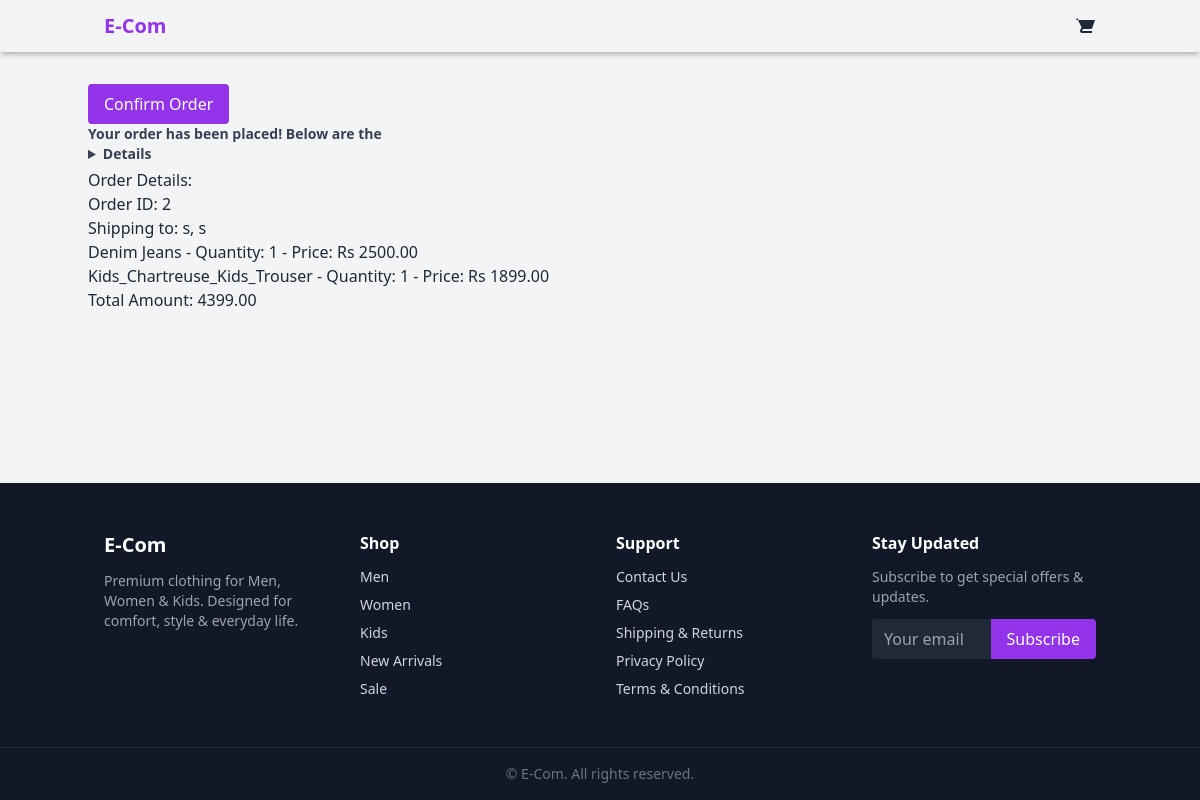
The page /orders/confirmation/2/ on the database its author committed.
### orders/models.py (models this page shows)
class Order(models.Model):
    first_name = models.CharField(max_length=50)
    last_name = models.CharField(max_length=50)
    email = models.EmailField()
    address = models.CharField(max_length=255)
    country = models.CharField(max_length=100)
    city = models.CharField(max_length=100)
    created_at = models.DateTimeField(auto_now_add=True)
    updated_at = models.DateTimeField(auto_now=True)
    paid = models.BooleanField(default=False)
    transaction_id = models.CharField(max_length=100, blank=True, null=True)
    def get_total_cost(self):
        return sum(item.get_cost() for item in self.items.all())

class OrderItem(models.Model):
    order = models.ForeignKey(Order, related_name='items', on_delete=models.CASCADE)
    product = models.ForeignKey(Product, related_name='order_items', on_delete=models.CASCADE)
    variant = models.CharField(max_length=255, blank=True, null=True)
    price = models.DecimalField(max_digits=10, decimal_places=2)
    quantity = models.PositiveIntegerField(default=1)
    def get_cost(self):
        return self.price * self.quantity

### products/models.py (models this page shows, shortened)
class Product(models.Model):
    FABRIC_CHOICES = [
        ("cotton", "Cotton"),
        ("linen", "Linen"),
        ("silk", "Silk"),
        ("denim", "Denim"),
        ("chiffon", "Chiffon"),
        ("wool", "Wool"),
    ]
    SEASON_CHOICES = [
        ("summer", "Summer"),
        ("winter", "Winter"),
        ("all", "All Season"),
    ]
    OCCASION_CHOICES = [
        ("casual", "Casual"),
        ("formal", "Formal"),
        ("party", "Party"),
        ("wedding", "Wedding"),
        ("eid", "Eid"),
    ]
    name = models.CharField(max_length=200)
    slug = models.SlugField(unique=True)
    description = models.TextField()
    category = models.ForeignKey(
        Category, on_delete=models.CASCADE, related_name="products"
    )
    supplier = models.ForeignKey(
        Supplier, on_delete=models.SET_NULL, null=True, blank=True
    )
    fabric = models.CharField(
        max_length=20, choices=FABRIC_CHOICES, blank=True
    )
    season = models.CharField(
        max_length=10, choices=SEASON_CHOICES, default="all"
    )
    occasion = models.CharField(
        max_length=20, choices=OCCASION_CHOICES, default="casual"
    )
    is_active = models.BooleanField(default=True)
    is_featured = models.BooleanField(default=False)
    created_at = models.DateTimeField(auto_now_add=True)

### orders/views.py (the view)
# urls.py: path("confirmation/<int:order_id>/", order_confirmation, name="order_confirmation"),
def order_confirmation(request, order_id):
    order = get_object_or_404(Order, id=order_id)
    return render(
        request,
        "orders/order_confirmation.html",
        {"order": order},
    )

### orders/templates/orders/order_confirmation.html (shortened to what this page needs)
{% extends "base.html" %}
{% block content %}
    <div>
        <form method="post">
            <button type="submit" class="bg-purple-600 text-white px-4 py-2 rounded hover:bg-purple-700">
                Confirm Order
            </button>
        </form>
        <h2 class="block text-sm font-bold text-gray-700 mb-1">Your order has been placed! Below are the <details></details></h2>
        <div>
            <h3>Order Details:</h3>
            <p>Order ID: {{ order.id }}</p>
            <p>Shipping to: {{ order.address }}, {{ order.city }}</p>
            <ul>
                {% for item in order.items.all %}
                    <li>{{ item.product.name }} - Quantity: {{ item.quantity }} - Price: Rs {{ item.price }}</li>
                {% endfor %}
            </ul>
            <p>Total Amount: {{ order.get_total_cost }}</p>
        </div>
    </div>
{% endblock %}

### rows shown on the page
Order: id "2", address "s", city "s", get_total_cost "4399.00"
OrderItem: product.name "Denim Jeans", quantity "1", price "2500.00"
OrderItem: product.name "Kids_Chartreuse_Kids_Trouser", quantity "1", price "1899.00"
